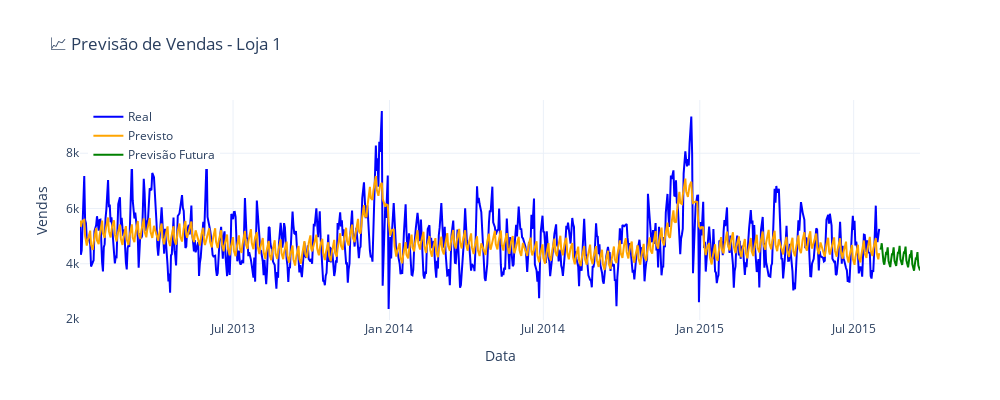

The code cell stored with this chart in its notebook:
### Code cell
# Cria a figura interativa
fig = go.Figure()

# Linha das vendas reais
fig.add_trace(go.Scatter(
    x=merged['Date'],
    y=merged['Sales'],
    mode='lines',
    name='Real',
    line=dict(color='blue')
))

# Linha das vendas previstas para o período conhecido (mesmo período de merged)
fig.add_trace(go.Scatter(
    x=merged['Date'],
    y=merged['yhat'],
    mode='lines',
    name='Previsto',
    line=dict(color='orange')
))

# Linha das previsões futuras (forecast_predict), adicionando só as datas futuras
# Filtra apenas as datas futuras (após último dado real)
future_dates = forecast_predict[forecast_predict['ds'] > merged['Date'].max()]

fig.add_trace(go.Scatter(
    x=future_dates['ds'],
    y=future_dates['yhat'],
    mode='lines',
    name='Previsão Futura',
    line=dict(color='green'),
    marker=dict(size=6)
))

# Layout do gráfico
fig.update_layout(
    title='📈 Previsão de Vendas - Loja 1',
    xaxis_title='Data',
    yaxis_title='Vendas',
    legend=dict(x=0.01, y=0.99),
    template='plotly_white',
    width=1000,
    height=400
)

# Salva como imagem
fig.write_image("../reports/figures/forecast_real_vs_predicted.png")

# Exibe no notebook
fig.show()

### Figure 1 — Plotly figure (JSON) as saved in the notebook; plotly's stock layout.template omitted (floating-point values rounded to 4 significant figures; data arrays with more than 128 entries replaced by an {"elided": "..."} marker saying what was removed)
{"data": [{"line": {"color": "blue"}, "mode": "lines", "name": "Real", "type": "scatter", "x": {"elided": "781 str values"}, "y": {"elided": "781 int values"}}, {"line": {"color": "orange"}, "mode": "lines", "name": "Previsto", "type": "scatter", "x": {"elided": "781 str values"}, "y": {"elided": "781 float values"}}, {"line": {"color": "green"}, "marker": {"size": 6}, "mode": "lines", "name": "Previsão Futura", "type": "scatter", "x": ["2015-08-01T00:00:00", "2015-08-02T00:00:00", "2015-08-03T00:00:00", "2015-08-04T00:00:00", "2015-08-05T00:00:00", "2015-08-06T00:00:00", "2015-08-07T00:00:00", "2015-08-08T00:00:00", "2015-08-09T00:00:00", "2015-08-10T00:00:00", "2015-08-11T00:00:00", "2015-08-12T00:00:00", "2015-08-13T00:00:00", "2015-08-14T00:00:00", "2015-08-15T00:00:00", "2015-08-16T00:00:00", "2015-08-17T00:00:00", "2015-08-18T00:00:00", "2015-08-19T00:00:00", "2015-08-20T00:00:00", "2015-08-21T00:00:00", "2015-08-22T00:00:00", "2015-08-23T00:00:00", "2015-08-24T00:00:00", "2015-08-25T00:00:00", "2015-08-26T00:00:00", "2015-08-27T00:00:00", "2015-08-28T00:00:00", "2015-08-29T00:00:00", "2015-08-30T00:00:00", "2015-08-31T00:00:00", "2015-09-01T00:00:00", "2015-09-02T00:00:00", "2015-09-03T00:00:00", "2015-09-04T00:00:00", "2015-09-05T00:00:00", "2015-09-06T00:00:00", "2015-09-07T00:00:00", "2015-09-08T00:00:00", "2015-09-09T00:00:00", "2015-09-10T00:00:00", "2015-09-11T00:00:00", "2015-09-12T00:00:00", "2015-09-13T00:00:00", "2015-09-14T00:00:00", "2015-09-15T00:00:00", "2015-09-16T00:00:00", "2015-09-17T00:00:00"], "y": [4563.0, 4531.0, 4743.0, 4224.0, 4081.0, 3967.0, 4200.0, 4386.0, 4367.0, 4595.0, 4095.0, 3972.0, 3879.0, 4134.0, 4342.0, 4344.0, 4591.0, 4109.0, 4002.0, 3922.0, 4186.0, 4400.0, 4404.0, 4650.0, 4163.0, 4047.0, 3956.0, 4207.0, 4405.0, 4391.0, 4619.0, 4114.0, 3980.0, 3872.0, 4107.0, 4292.0, 4269.0, 4491.0, 3982.0, 3849.0, 3746.0, 3990.0, 4189.0, 4182.0, 4424.0, 3939.0, 3832.0, 3757.0]}], "layout": {"height": 400, "legend": {"x": 0.01, "y": 0.99}, "title": {"text": "📈 Previsão de Vendas - Loja 1"}, "width": 1000, "xaxis": {"title": {"text": "Data"}}, "yaxis": {"title": {"text": "Vendas"}}}}
